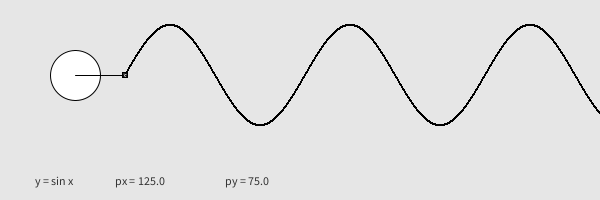
Frame 1 (no input)
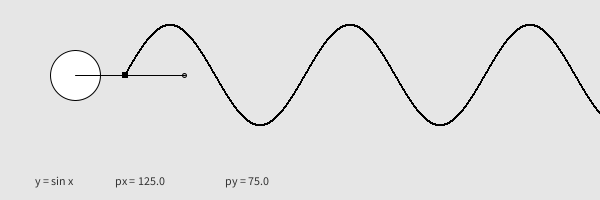
Frame 60 (the mouse pressed at the canvas centre just before this capture)
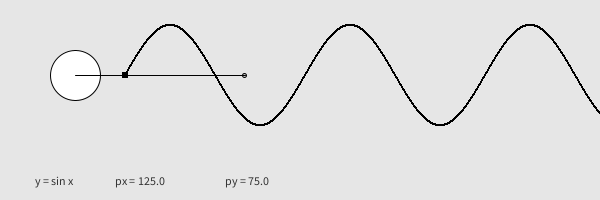
Frame 120 (the mouse held since frame 60 and released just before this capture)

The Processing sketch that drew these frames (run headless with seeded random() and noise(); from frame 60 on, the mouse is pressed at the canvas centre):

// Processing sketch: Animation_10_Trigonometry
// ── Animation_10_Trigonometry.pde
/*------------------------------------------------- 
 Trigonometry ::
 */

float x;
float px, py;
float px2, py2;
float angle, angle2;
float radius = 50;
float frequency, frequency2 = 2;

//-------------------------------------------------
void setup() {
  size(600, 200);
}

//-------------------------------------------------
void update() {
}

//-------------------------------------------------
void draw() {
  update();

  background(230);

  rectMode(CENTER);

  fill(255);
  ellipse(width/8, 75, radius, radius);

  // rotates rectangle around circle
  px = width/8 + cos(radians(angle))*(radius);
  py = 75 + sin(radians(angle))*(radius);

  fill(0);

  //draw rectangle
  rect(px, py, 5, 5);
  fill(100);
  line(width/8, 75, px, py);
  fill(200);

  // keep reinitializing to 0, to avoid
  // flashing during redrawing
  angle2 = 0;

  // draw static curve - y = sin(x)
  for (int i = 0; i< width; i++) {
    px2 = width/8 + cos(radians(angle2))*(radius);
    py2 = 75 + sin(radians(angle2))*(radius);
    rect(width/8+radius+i, py2, 1, 1);
    angle2 -= frequency2;
  }

  // send small ellipse along sine curve
  // to illustrate relationship of circle to wave
  ellipse((width/8)+radius+x, py, 4, 4);
  angle -= frequency;
  x+=1;

  // when little ellipse reaches end of window
  // reinitialize some variables
  if (x >= width-60) {
    x = 0;
    angle = 0;
  }

  // draw dynamic line connecting circular
  // path with wave
  fill(50);
  line(px, py, width/8+radius+x, py);

  // output some calculations
  text("y = sin x", 35, 185);
  text("px = " + str(px), 115, 185);
  text("py = " + str(py), 225, 185);
}
